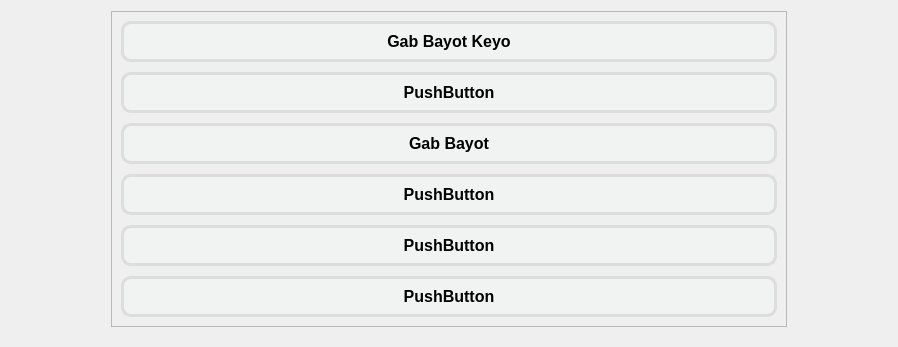
                          <widget class="QWidget" name="scrollAreaWidgetContents_3">
                           <property name="geometry">
                            <rect>
                             <x>0</x>
                             <y>0</y>
                             <width>898</width>
                             <height>343</height>
                            </rect>
                           </property>
                           <property name="styleSheet">
                            <string notr="true"/>
                           </property>
                           <layout class="QVBoxLayout" name="verticalLayout_19">
                            <item>
                             <widget class="QWidget" name="widget_2" native="true">
                              <property name="styleSheet">
                               <string notr="true"/>
                              </property>
                              <layout class="QVBoxLayout" name="verticalLayout_24">
                               <property name="leftMargin">
                                <number>100</number>
                               </property>
                               <property name="topMargin">
                                <number>0</number>
                               </property>
                               <property name="rightMargin">
                                <number>100</number>
                               </property>
                               <item alignment="Qt::AlignTop">
                                <widget class="QFrame" name="frame_2">
                                 <property name="styleSheet">
                                  <string notr="true">QPushButton{
background-color: rgb(241, 242, 242);
border-radius: 10px;
border: 3px solid  rgb(220, 221, 221);
min-height: 35px;
text-align: center;
text-color: rgb(0, 0, 0);
font-family: Arial;
font-size: 16px;
font-weight: bold; 
}

</string>
                                 </property>
                                 <property name="frameShape">
                                  <enum>QFrame::StyledPanel</enum>
                                 </property>
                                 <property name="frameShadow">
                                  <enum>QFrame::Raised</enum>
                                 </property>
                                 <layout class="QGridLayout" name="gridLayout_10">
                                  <property name="verticalSpacing">
                                   <number>10</number>
                                  </property>
                                  <item row="3" column="0">
                                   <widget class="QPushButton" name="pushButton_12">
                                    <property name="text">
                                     <string>PushButton</string>
                                    </property>
                                   </widget>
                                  </item>
                                  <item row="4" column="0">
                                   <widget class="QPushButton" name="pushButton_16">
                                    <property name="text">
                                     <string>PushButton</string>
                                    </property>
                                   </widget>
                                  </item>
                                  <item row="2" column="0">
                                   <widget class="QPushButton" name="pushButton_6">
                                    <property name="text">
                                     <string>Gab Bayot</string>
                                    </property>
                                   </widget>
                                  </item>
                                  <item row="5" column="0">
                                   <widget class="QPushButton" name="pushButton_11">
                                    <property name="text">
                                     <string>PushButton</string>
                                    </property>
                                   </widget>
                                  </item>
                                  <item row="0" column="0">
                                   <widget class="QPushButton" name="pushButton_5">
                                    <property name="sizePolicy">
                                     <sizepolicy hsizetype="Expanding" vsizetype="Expanding">
                                      <horstretch>0</horstretch>
                                      <verstretch>0</verstretch>
                                     </sizepolicy>
                                    </property>
                                    <property name="text">
                                     <string>Gab Bayot Keyo</string>
                                    </property>
                                   </widget>
                                  </item>
                                  <item row="1" column="0">
                                   <widget class="QPushButton" name="pushButton_17">
                                    <property name="text">
                                     <string>PushButton</string>
                                    </property>
                                   </widget>
                                  </item>
                                 </layout>
                                </widget>
                               </item>
                              </layout>
                             </widget>
                            </item>
                           </layout>
                          </widget>
